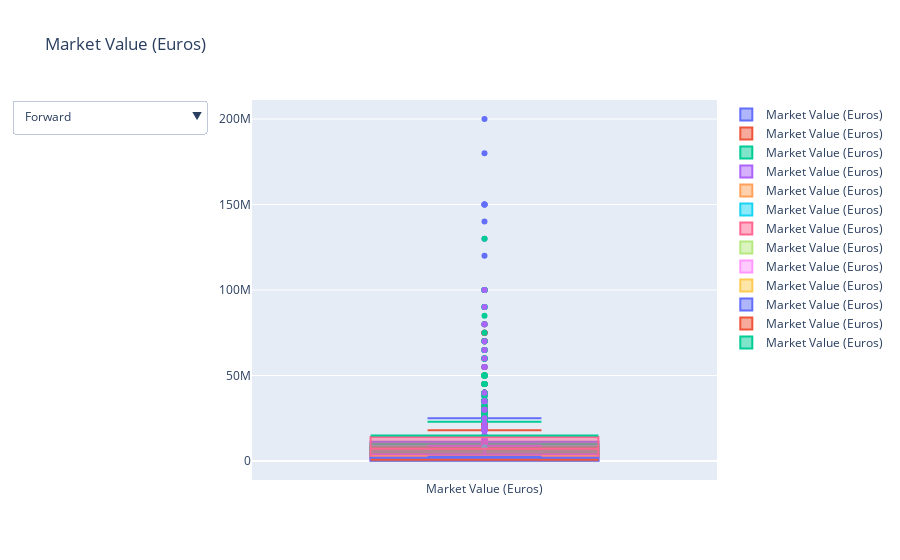

This figure's notebook cell:
### Code cell
x = []
drop_menus = []
list_i = data.Position.unique().tolist()
fig = go.Figure()

for i in list_i:
    data_x = data[data.Position == i]
    fig.add_trace(
       go.Box(y = data_x['Market Value (Euros)'].values.tolist(), name = 'Market Value (Euros)')
       )

for i in range(len(list_i)):
    v_m = [False]*len(list_i)
    v_m[i] = True
    drop_menus.append(dict(label=list_i[i], method='update', args = [{"visible": v_m},{"title": i} ]))

    
fig.layout.update(title='Market Value (Euros)',
   updatemenus = [
      go.layout.Updatemenu(
         direction = "down", yanchor = 'top', active = 0, x = -0.1, y = 1,
         buttons = drop_menus
      )
   ]
)
iplot(fig)

### Figure 1 — Plotly figure (JSON) as saved in the notebook; plotly's stock layout.template omitted (floating-point values rounded to 4 significant figures; data arrays with more than 128 entries replaced by an {"elided": "..."} marker saying what was removed)
{"data": [{"name": "Market Value (Euros)", "type": "box", "y": {"elided": "1021 int values"}}, {"name": "Market Value (Euros)", "type": "box", "y": {"elided": "1300 int values"}}, {"name": "Market Value (Euros)", "type": "box", "y": {"elided": "1078 int values"}}, {"name": "Market Value (Euros)", "type": "box", "y": {"elided": "431 int values"}}, {"name": "Market Value (Euros)", "type": "box", "y": [900000, 3000000, 2800000, 500000]}, {"name": "Market Value (Euros)", "type": "box", "y": [8000000, 750000, 200000, 600000, 700000, 1500000]}, {"name": "Market Value (Euros)", "type": "box", "y": [500000, 14000000]}, {"name": "Market Value (Euros)", "type": "box", "y": [400000, 1200000, 500000]}, {"name": "Market Value (Euros)", "type": "box", "y": [300000, 1500000, 550000, 1500000]}, {"name": "Market Value (Euros)", "type": "box", "y": [100000]}, {"name": "Market Value (Euros)", "type": "box", "y": [300000, 150000, 2500000]}, {"name": "Market Value (Euros)", "type": "box", "y": [750000]}, {"name": "Market Value (Euros)", "type": "box", "y": [15000000]}], "layout": {"title": {"text": "Market Value (Euros)"}, "updatemenus": [{"active": 0, "buttons": [{"args": [{"visible": [true, false, false, false, false, false, false, false, false, false, false, false, false]}, {"title": 0}], "label": "Forward", "method": "update"}, {"args": [{"visible": [false, true, false, false, false, false, false, false, false, false, false, false, false]}, {"title": 1}], "label": "Defender", "method": "update"}, {"args": [{"visible": [false, false, true, false, false, false, false, false, false, false, false, false, false]}, {"title": 2}], "label": "Midfielder", "method": "update"}, {"args": [{"visible": [false, false, false, true, false, false, false, false, false, false, false, false, false]}, {"title": 3}], "label": "Position: Goalkeeper", "method": "update"}, {"args": [{"visible": [false, false, false, false, true, false, false, false, false, false, false, false, false]}, {"title": 4}], "label": "Position: Left", "method": "update"}, {"args": [{"visible": [false, false, false, false, false, true, false, false, false, false, false, false, false]}, {"title": 5}], "label": "Position: Centre", "method": "update"}, {"args": [{"visible": [false, false, false, false, false, false, true, false, false, false, false, false, false]}, {"title": 6}], "label": "Position: Left Winger", "method": "update"}, {"args": [{"visible": [false, false, false, false, false, false, false, true, false, false, false, false, false]}, {"title": 7}], "label": "Position: Attacking Midfield", "method": "update"}, {"args": [{"visible": [false, false, false, false, false, false, false, false, true, false, false, false, false]}, {"title": 8}], "label": "Position: Central Midfield", "method": "update"}, {"args": [{"visible": [false, false, false, false, false, false, false, false, false, true, false, false, false]}, {"title": 9}], "label": "Position: Second Striker", "method": "update"}, {"args": [{"visible": [false, false, false, false, false, false, false, false, false, false, true, false, false]}, {"title": 10}], "label": "Position: Right", "method": "update"}, {"args": [{"visible": [false, false, false, false, false, false, false, false, false, false, false, true, false]}, {"title": 11}], "label": "Position: Right Winger", "method": "update"}, {"args": [{"visible": [false, false, false, false, false, false, false, false, false, false, false, false, true]}, {"title": 12}], "label": "Position: Defensive Midfield", "method": "update"}], "direction": "down", "x": -0.1, "y": 1, "yanchor": "top"}]}}
